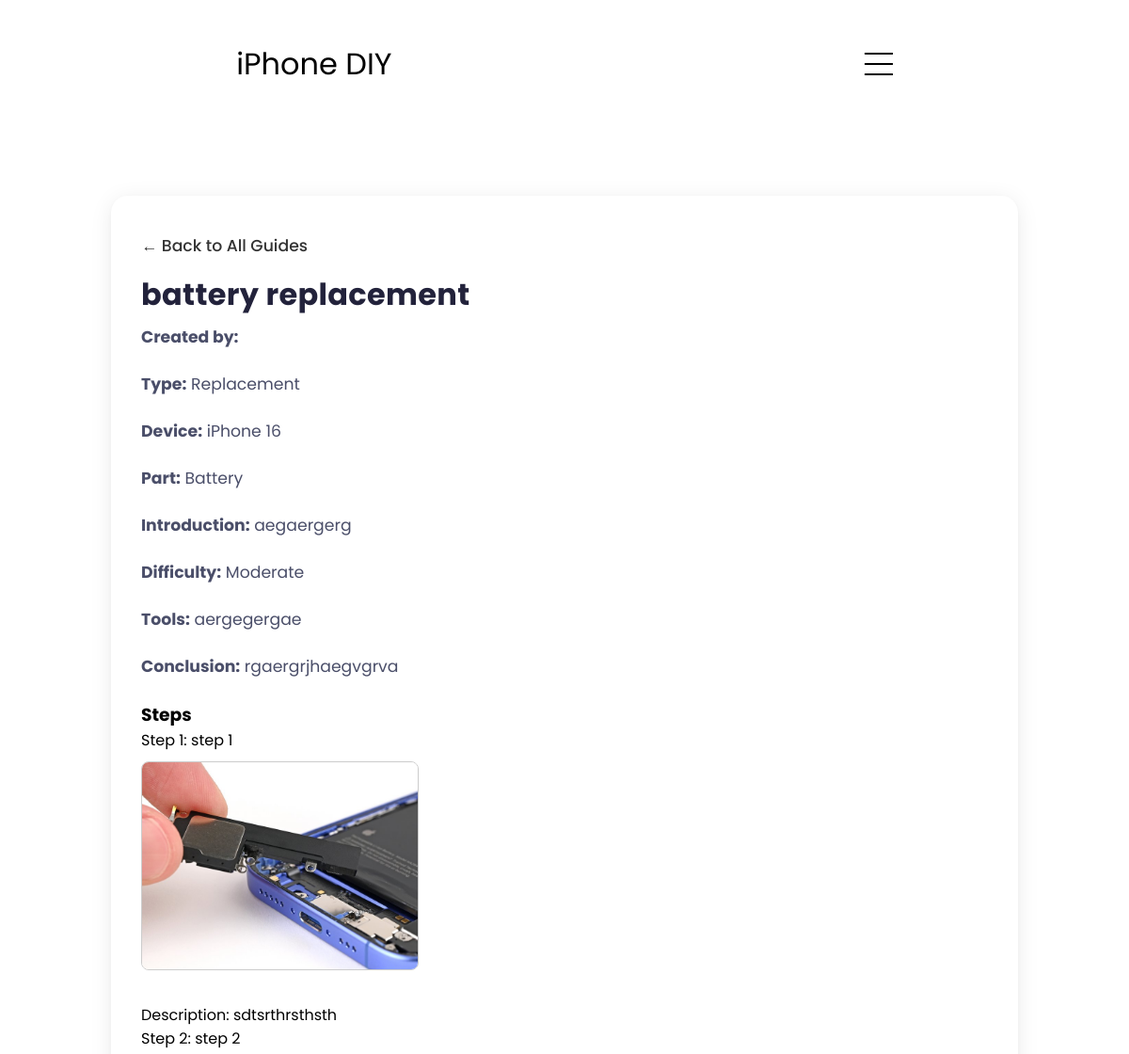
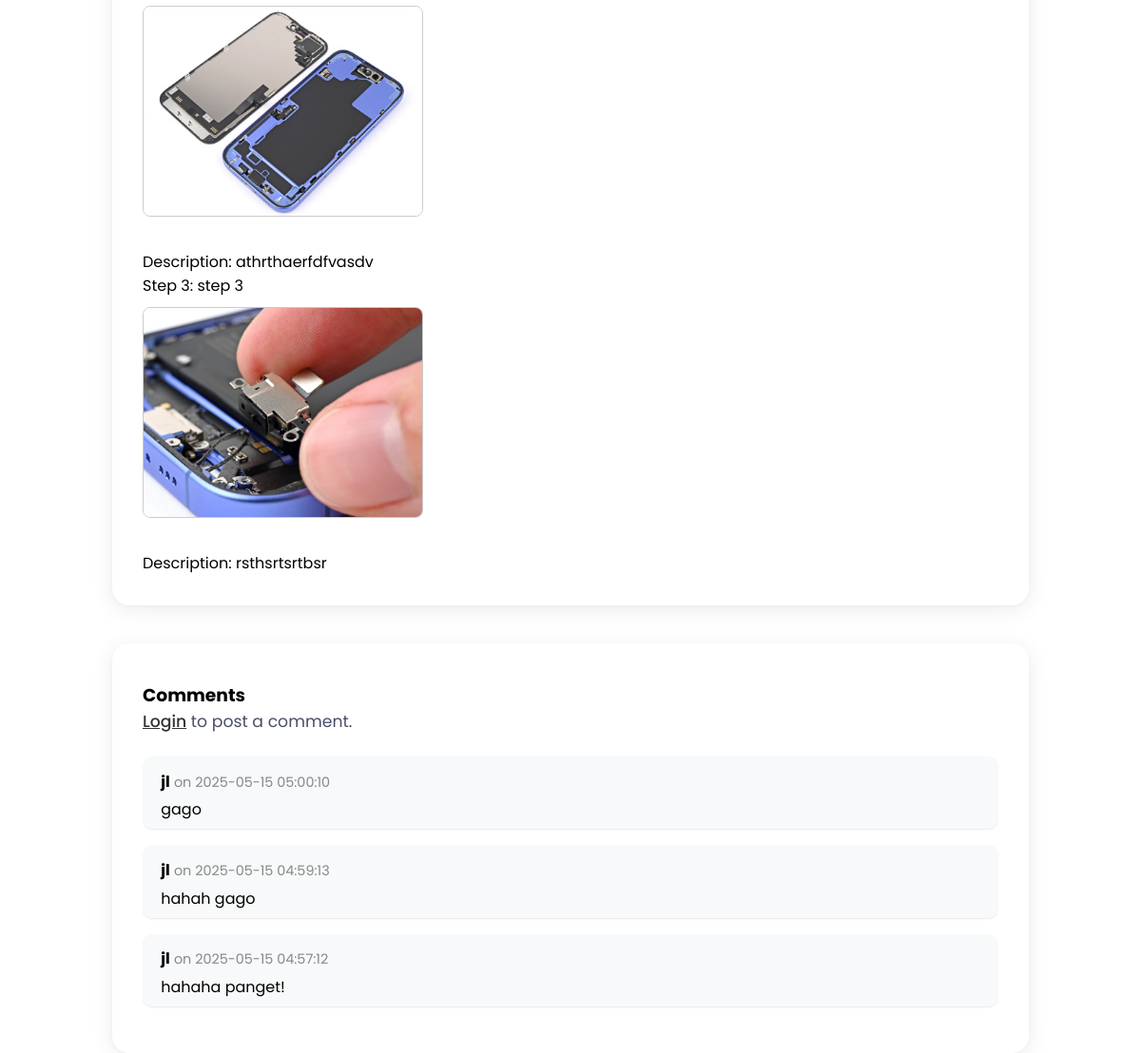
The page /guide-view.php?guide_id=2 on the database its author committed (2 pictures, top to bottom).
### tables this page shows
CREATE TABLE `guides` (
  `id` int(11) NOT NULL,
  `guide_type` varchar(100) NOT NULL,
  `device` varchar(100) NOT NULL,
  `part` varchar(100) NOT NULL,
  `title` varchar(255) NOT NULL,
  `introduction` text NOT NULL,
  `difficulty_estimate` varchar(50) DEFAULT NULL,
  `tools` varchar(255) DEFAULT NULL,
  `conclusion` text DEFAULT NULL,
  `steps` longtext NOT NULL CHECK (json_valid(`steps`)),
  `step_type` longtext NOT NULL CHECK (json_valid(`step_type`)),
  `wisdom` longtext NOT NULL CHECK (json_valid(`wisdom`)),
  `created_at` timestamp NOT NULL DEFAULT current_timestamp(),
  `step_images` text DEFAULT NULL
);

CREATE TABLE `comments` (
  `id` int(11) NOT NULL,
  `guide_id` int(11) NOT NULL,
  `username` varchar(255) NOT NULL,
  `comment` text NOT NULL,
  `created_at` timestamp NOT NULL DEFAULT current_timestamp()
);

### guide-view.php (the view, shortened to what this page needs)
<?php
$host = 'localhost';
$db = 'masterdiy';
$user = 'root';
$pass = '';
$conn = new mysqli($host, $user, $pass, $db);
$guide = null;
$guide_id = null;
$comment_error = '';
if (isset($_GET['guide_id'])) {
    $guide_id = intval($_GET['guide_id']);
    $sql = "SELECT * FROM guides WHERE id = ?";
    $stmt = $conn->prepare($sql);
    $stmt->bind_param("i", $guide_id);
    $stmt->execute();
    $result = $stmt->get_result();
    $guide = $result->fetch_assoc();
}
$comments = [];
if ($guide_id) {
    $stmt = $conn->prepare("SELECT username, comment, created_at FROM comments WHERE guide_id = ? ORDER BY created_at DESC");
    $stmt->bind_param("i", $guide_id);
    $stmt->execute();
    $result = $stmt->get_result();
    while ($row = $result->fetch_assoc()) {
        $comments[] = $row;
    }
}
?>
<!DOCTYPE html>
<html lang="en">
<head>
    <link rel="stylesheet" href="css/style.css">
    <link rel="stylesheet" href="css/mediaqueries.css">
    <link rel="stylesheet" href="css/iphone-style.css">
    <link rel="stylesheet" href="css/user-guide.css">
</head>
<body>
    <nav id="hamburger-nav">
      <div class="logo">iPhone DIY</div>
      <div class="hamburger-menu">
        <div class="hamburger-icon" onclick="toggleMenu()">
          <span></span>
          <span></span>
          <span></span>
        </div>
      </div>
    </nav>
<section class="about">
    <div class="user-section">
        <a href="ip16.php" style="margin-bottom:15px;color:#333;">&larr; Back to All Guides</a>
        <?php if ($guide): ?>
            <h2><?php echo htmlspecialchars($guide['title']); ?></h2>
            <p><strong>Created by:</strong> <?php echo htmlspecialchars($guide['created_by']); ?></p>
            <p><strong>Type:</strong> <?php echo htmlspecialchars($guide['guide_type']); ?></p>
            <p><strong>Device:</strong> <?php echo htmlspecialchars($guide['device']); ?></p>
            <p><strong>Part:</strong> <?php echo htmlspecialchars($guide['part']); ?></p>
            <p><strong>Introduction:</strong> <?php echo nl2br(htmlspecialchars($guide['introduction'])); ?></p>
            <p><strong>Difficulty:</strong> <?php echo htmlspecialchars($guide['difficulty_estimate']); ?></p>
            <p><strong>Tools:</strong> <?php echo htmlspecialchars($guide['tools']); ?></p>
            <p><strong>Conclusion:</strong> <?php echo nl2br(htmlspecialchars($guide['conclusion'])); ?></p>
            <h3>Steps</h3>
            <?php
            $steps = json_decode($guide['steps'], true);
            $wisdom = json_decode($guide['wisdom'], true);
            $step_images = isset($guide['step_images']) ? json_decode($guide['step_images'], true) : [];
            if ($steps && count($steps) > 0) {
                foreach ($steps as $i => $step) {
                    echo "<div class='step-block'>";
                    echo "<span class='step-title'>Step " . ($i+1) . ":</span> " . htmlspecialchars($step) . "<br>";
                    if (!empty($step_images[$i])) {
                        $imgPath = htmlspecialchars($step_images[$i]);
                        echo "<img src='$imgPath' alt='Step Image' class='step-image'><br>";
                    }
                    if (!empty($wisdom[$i])) {
                        echo "Description: " . htmlspecialchars($wisdom[$i]) . "<br>";
                    }
                    echo "</div>";
                }
            } else {
                echo "<p>No steps found.</p>";
            }
            ?>
        <?php else: ?>
            <p>Guide not found.</p>
        <?php endif; ?>
    </div>
    <div class="user-section">
        <h3>Comments</h3>
        <?php if (isset($_SESSION['username']) && $guide): ?>
            <form method="post" style="margin-bottom:1em;">
                <input type="hidden" name="guide_id" value="<?php echo htmlspecialchars($guide_id); ?>">
                <textarea name="comment_text" rows="5" style="width:96%;padding:0.5em; border-radius:18px; margin-top: 15px;" placeholder="Write your comment here..."></textarea>
                <?php if ($comment_error): ?>
                    <div style="color:red;"><?php echo htmlspecialchars($comment_error); ?></div>
                <?php endif; ?>
                <div class="actions">
                <button type="submit" name="comment_submit">Post Comment</button>
                </div>
            </form>
        <?php elseif ($guide): ?>
            <p>
                <a href="login.php" style="display:inline; color: #333; text-decoration:underline;">Login</a> to post a comment.
            </p>
        <?php endif; ?>
        <?php if ($guide && count($comments) > 0): ?>
            <ul style="list-style:none;padding:0;">
                <?php foreach ($comments as $c): ?>
                    <li style="margin-bottom:1em;padding-bottom:0.5em;border-bottom:1px solid #eee;">
                        <strong><?php echo htmlspecialchars($c['username']); ?></strong>
                        <span style="color:#888;font-size:0.9em;">on <?php echo htmlspecialchars($c['created_at']); ?></span>
                        <div style="margin-top:0.3em;"><?php echo nl2br(htmlspecialchars($c['comment'])); ?></div>
                    </li>
                <?php endforeach; ?>
            </ul>
        <?php elseif ($guide): ?>
            <p style="font-weight:bold; color:#797979;">No comments yet. Be the first to comment!</p>
        <?php endif; ?>
    </div>
</section>
</body>
</html>

### css/style.css (style rules this page uses)
* { margin: 0; padding: 0; }
body { font-family: "Poppins", sans-serif; }
html { scroll-behavior: smooth; }
p { color: rgb(85, 85, 85); }
a, .btn { transition: all 300ms ease; }
nav, .nav-links { display: flex; }
nav { justify-content: space-around; align-items: center; height: 17vh; }
a { color: black; text-decoration: none; text-decoration-color: white; }
.logo { font-size: 2rem; }
#hamburger-nav { display: none; }
.hamburger-menu { position: relative; display: inline-block; }
.hamburger-icon { display: flex; flex-direction: column; justify-content: space-between; height: 24px; width: 30px; cursor: pointer; }
.hamburger-icon span { width: 100%; height: 2px; background-color: black; transition: all 0.3 ease-in-out; }
.hamburger-icon span:first-child { transform: none; }
.hamburger-icon span:first-child { opacity: 1; }
section { padding-top: 4vh; height: 100vh; margin: 0 10rem; box-sizing: border-box; min-height: fit-content; }

### css/mediaqueries.css (style rules this page uses)
@media screen and (max-width: 1200px) { #hamburger-nav { display: flex; } }
@media screen and (max-width: 1200px) { section, .section-container { height: fit-content; } }
@media screen and (max-width: 1200px) { section { margin: 0 5%; } }

### css/user-guide.css (style rules this page uses)
.step-image { max-width: 100%; max-height: 220px; display: block; margin: 10px 0; border-radius: 8px; border: 1px solid #ccc; }
.user-section { background: #fff; border-radius: 18px; box-shadow: 0 4px 24px rgba(0,0,0,0.08), 0 1.5px 4px rgba(0,0,0,0.03); padding: 2.5rem 2rem 2rem 2rem; margin: 2.5rem auto 0 auto; max-width: 900px; min-width: 320px; }
.user-section h2 { font-size: 2rem; font-weight: 700; color: #22223b; margin-bottom: 0.5rem; letter-spacing: 0.01em; }
.user-section p { color: #4a4e69; font-size: 1.08rem; margin-bottom: 1.5rem; }
.user-section ul { list-style: none; padding: 0; margin: 0; }
.user-section li { margin-bottom: 1.1rem; padding: 0.85rem 1.2rem; border-radius: 10px; background: #f8f9fa; transition: background 0.18s, box-shadow 0.18s; box-shadow: 0 1px 2px rgba(0,0,0,0.03); }
.user-section li:last-child { margin-bottom: 0; }
.user-section a { color: #333; font-weight: 500; text-decoration: none; font-size: 1.08rem; transition: color 0.18s; display: block; }

### rows shown on the page
guides: title "battery replacement", guide_type "Replacement", device "iPhone 16", part "Battery", introduction "aegaergerg", difficulty_estimate "Moderate", tools "aergegergae", conclusion "rgaergrjhaegvgrva", steps "step 1", wisdom "sdtsrthrsthsth", steps "step 2", wisdom "athrthaerfdfvasdv", steps "step 3", wisdom "rsthsrtsrtbsr"
comments: username "jl", created_at "2025-05-15 05:00:10", comment "gago"
comments: username "jl", created_at "2025-05-15 04:59:13", comment "hahah gago"
comments: username "jl", created_at "2025-05-15 04:57:12", comment "hahaha panget!"
